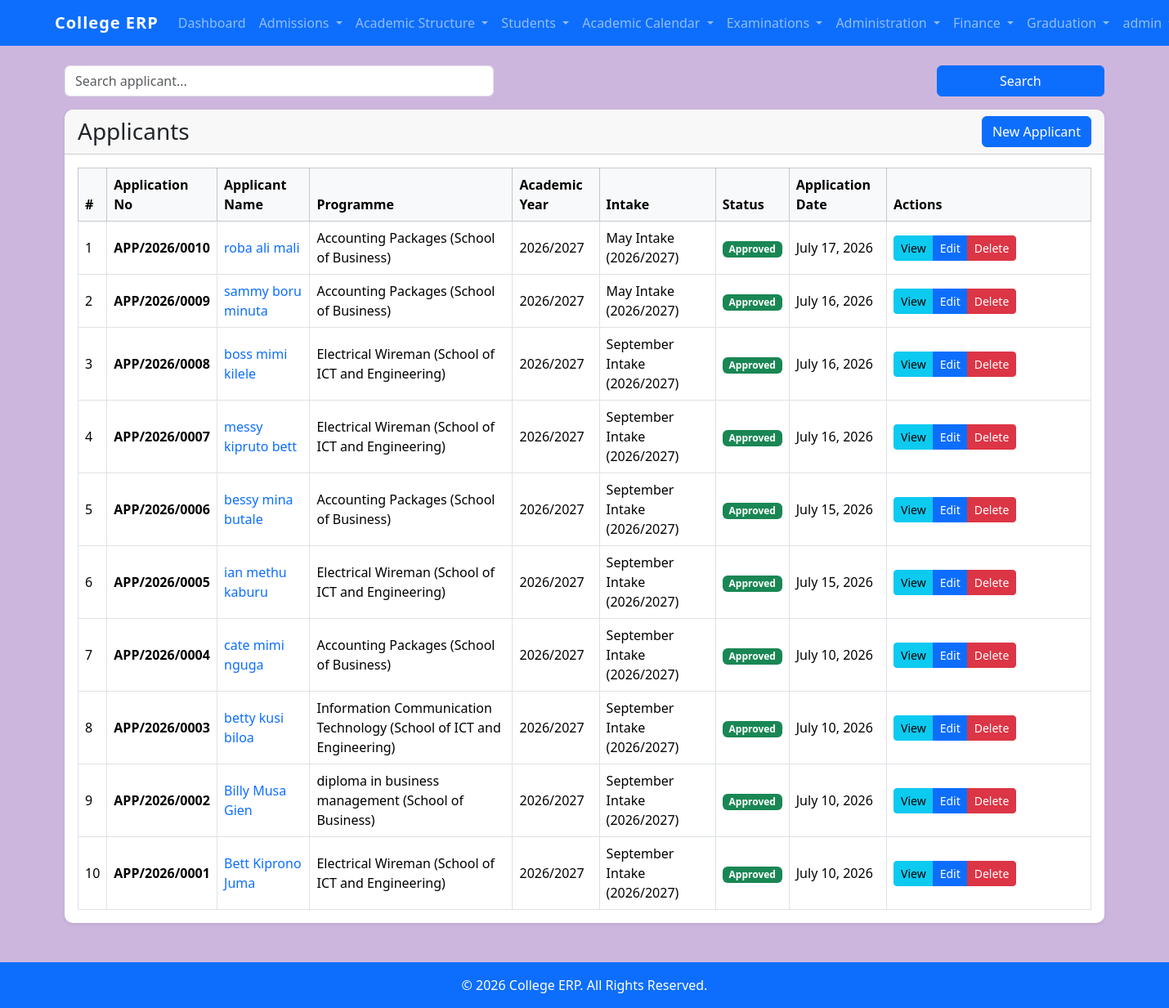
/applicants/ (signed in), run on the app's committed database.
### students/models.py (models this page shows, shortened)
class Applicant(models.Model):
    STATUS_CHOICES = [
        ("PENDING", "Pending"),
        ("APPROVED", "Approved"),
        ("REJECTED", "Rejected"),
    ]
    GENDER_CHOICES = [
        ("Male", "Male"),
        ("Female", "Female"),
    ]
    application_no = models.CharField(
        max_length=20,
        unique=True,
        blank=True,
        null=True
    )
    first_name = models.CharField(
        max_length=100
    )
    middle_name = models.CharField(
        max_length=100,
        blank=True
    )
    last_name = models.CharField(
        max_length=100
    )
    gender = models.CharField(
        max_length=10,
        choices=GENDER_CHOICES
    )
    date_of_birth = models.DateField()
    id_number = models.CharField(
        max_length=20,
        unique=True
    )
    phone_number = models.CharField(
        max_length=20
    )
    email = models.EmailField(
        blank=True
    )
    address = models.TextField(
        blank=True
    )
    programme = models.ForeignKey(
        "Programme",
        on_delete=models.PROTECT,
        related_name="applicants"
    )
    academic_year = models.ForeignKey(
        "AcademicYear",
        on_delete=models.PROTECT,
        related_name="applicants"
    )
    intake = models.ForeignKey(
        "Intake",
        on_delete=models.PROTECT,
        related_name="applicants"
    )
    application_date = models.DateField(
        auto_now_add=True
    )
    status = models.CharField(
        max_length=20,
        choices=STATUS_CHOICES,
        default="PENDING"
    )
    remarks = models.TextField(
        blank=True
    )
    student = models.OneToOneField(
        "Student",
        on_delete=models.SET_NULL,
        null=True,
        blank=True,
        related_name="applicant_record"
    )
    created_at = models.DateTimeField(
        auto_now_add=True
    )
    updated_at = models.DateTimeField(
        auto_now=True
    )
    class Meta:
        ordering = [
            "-application_date",
            "-id"
        ]
        verbose_name = "Applicant"
        verbose_name_plural = "Applicants"

class Programme(models.Model):
    programme_name = models.CharField(
        max_length=100,
        unique=True
    )
    department = models.ForeignKey(
        Department,
        on_delete=models.PROTECT,
        related_name="programmes"
    )
    created_at = models.DateTimeField(
        auto_now_add=True
    )
    updated_at = models.DateTimeField(
        auto_now=True
    )
    class Meta:
        ordering = ["programme_name"]
    def __str__(self):
     return (
        f"{self.programme_name}"
        f" ({self.department.department_name})"
    )

class Department(models.Model):
    department_name = models.CharField(max_length=100)

class AcademicYear(models.Model):
    year_name = models.CharField(
        max_length=20,
        unique=True
    )
    is_active = models.BooleanField(
        default=False
    )
    registration_open = models.BooleanField(
        default=True
    )
    def __str__(self):
        return self.year_name

class Intake(models.Model):
    name = models.CharField(
        max_length=100
    )
    academic_year = models.ForeignKey(
        AcademicYear,
        on_delete=models.PROTECT,
        related_name="intakes"
    )
    start_date = models.DateField()
    reporting_date = models.DateField()
    is_open = models.BooleanField(
        default=True
    )
    created_at = models.DateTimeField(
        auto_now_add=True
    )
    updated_at = models.DateTimeField(
        auto_now=True
    )
    class Meta:
        ordering = [
            "-academic_year",
            "start_date"
        ]
        unique_together = [
            "name",
            "academic_year"
        ]
    def __str__(self):
        return (
            f"{self.name} "
            f"({self.academic_year})"
        )

### students/views.py (the view)
@login_required
@permission_required(
    "students.view_applicant",
    raise_exception=True
)
def applicant_list(request):
    applicants = Applicant.objects.all()
    q = request.GET.get("q")
    if q:
        applicants = applicants.filter(
            Q(first_name__icontains=q) |
            Q(last_name__icontains=q) |
            Q(application_no__icontains=q)
        )
    return render(
        request,
        "students/applicants/applicant_list.html",
        {
            "applicants": applicants
        }
    )

### templates/students/applicants/applicant_list.html (shortened to what this page needs)
{% extends "base.html" %}
{% block content %}
<div class="container mt-4">
    <form method="get" class="row g-2 mb-3">
    <div class="col-md-5">
        <input type="text"
               name="q"
               class="form-control"
               placeholder="Search applicant..."
               value="{{ request.GET.q }}">
    </div>
    <div class="col-md-5">
    </div>
    <div class="col-md-2">
        <button type="submit"
                class="btn btn-primary w-100">
            Search
        </button>
    </div>
</form>
    <div class="card shadow-sm">
        <div class="card-header d-flex justify-content-between align-items-center">
            <h3 class="mb-0">
                Applicants
            </h3>
            <a
                href="{% url 'applicant_create' %}"
                class="btn btn-primary"
            >
                New Applicant
            </a>
        </div>
        <div class="card-body">
            <div class="table-responsive">
                <table class="table table-hover table-bordered align-middle">
                    <thead class="table-light">
                        <tr>
                            <th>#</th>
                            <th>Application No</th>
                            <th>Applicant Name</th>
                            <th>Programme</th>
                            <th>Academic Year</th>
                            <th>Intake</th>
                            <th>Status</th>
                            <th>Application Date</th>
                            <th width="250">
                                Actions
                            </th>
                        </tr>
                    </thead>
                    <tbody>
                        {% for applicant in applicants %}
                        <tr>
                            <td>
                                {{ forloop.counter }}
                            </td>
                            <td>
                                <strong>
                                    {{ applicant.application_no }}
                                </strong>
                            </td>
                            <td>
                                <a
                                    href="{% url 'applicant_detail' applicant.pk %}"
                                    class="text-decoration-none"
                                >
                                    {{ applicant.first_name }}
                                    {% if applicant.middle_name %}
                                        {{ applicant.middle_name }}
                                    {% endif %}
                                    {{ applicant.last_name }}
                                </a>
                            </td>
                            <td>
                                {{ applicant.programme }}
                            </td>
                            <td>
                                {{ applicant.academic_year }}
                            </td>
                            <td>
                                {{ applicant.intake }}
                            </td>
                            <td>
                                {% if applicant.status == "PENDING" %}
                                    <span class="badge bg-warning text-dark">
                                        Pending
                                    </span>
                                {% elif applicant.status == "APPROVED" %}
                                    <span class="badge bg-success">
                                        Approved
                                    </span>
                                {% else %}
                                    <span class="badge bg-danger">
                                        Rejected
                                    </span>
                                {% endif %}
                            </td>
                            <td>
                                {{ applicant.application_date }}
                            </td>
                            <td>
                                <div class="btn-group">
                                    <a
                                        href="{% url 'applicant_detail' applicant.pk %}"
                                        class="btn btn-sm btn-info"
                                    >
                                        View
                                    </a>
                                    <a
                                        href="{% url 'applicant_update' applicant.pk %}"
                                        class="btn btn-sm btn-primary"
                                    >
                                        Edit
                                    </a>
                                    <a
                                        href="{% url 'applicant_delete' applicant.pk %}"
                                        class="btn btn-sm btn-danger"
                                    >
                                        Delete
                                    </a>
                                </div>
                            </td>
                        </tr>
                        {% endfor %}
                    </tbody>
                </table>
            </div>
        </div>
    </div>
</div>
{% endblock %}

### templates/includes/navbar.html (shortened to what this page needs)
<nav class="navbar navbar-expand-lg navbar-dark bg-primary">
    <div class="container">
        <a class="navbar-brand" href="{% url 'home' %}">
            College ERP
        </a>
        <div class="collapse navbar-collapse" id="navbarNav">
            {% if user.is_authenticated %}
            <ul class="navbar-nav me-auto">
                <li class="nav-item">
                    <a class="nav-link"
                       href="{% url 'home' %}">
                        Dashboard
                    </a>
                </li>
                {% if user.student_profile %}
                <li class="nav-item dropdown">
                    <a class="nav-link dropdown-toggle"
                       href="#"
                       role="button"
                       data-bs-toggle="dropdown">
                        My Academics
                    </a>
                    <ul class="dropdown-menu">
                        <li>
                            <a class="dropdown-item"
                               href="{% url 'register_units' %}">
                                Register Units
                            </a>
                        </li>
                        <li>
                            <a class="dropdown-item"
                               href="{% url 'my_registrations' %}">
                                My Registrations
                            </a>
                        </li>
                    </ul>
                </li>
                {% else %}
                {% if perms.students.view_applicant or perms.students.view_intake %}
                <li class="nav-item dropdown">
                    <a class="nav-link dropdown-toggle"
                       href="#"
                       role="button"
                       data-bs-toggle="dropdown">
                        Admissions
                    </a>
                </li>
                {% endif %}
                {% if perms.students.view_department or perms.students.view_programme or perms.students.view_studylevel or perms.students.view_course or perms.students.view_unit %}
                <li class="nav-item dropdown">
                    <a class="nav-link dropdown-toggle"
                       href="#"
                       role="button"
                       data-bs-toggle="dropdown">
                        Academic Structure
                    </a>
                </li>
                {% endif %}
                {% if perms.students.view_student or perms.students.view_semesterenrollment or perms.students.view_registration %}
                <li class="nav-item dropdown">
                    <a class="nav-link dropdown-toggle"
                       href="#"
                       role="button"
                       data-bs-toggle="dropdown">
                        Students
                    </a>
                </li>
                {% endif %}
                {% if perms.students.view_academicyear or perms.students.view_semester %}
                <li class="nav-item dropdown">
                    <a class="nav-link dropdown-toggle"
                       href="#"
                       role="button"
                       data-bs-toggle="dropdown">
                        Academic Calendar
                    </a>
                </li>
                {% endif %}
                {% if perms.students.view_lecturerassignment %}
                <li class="nav-item dropdown">
                    <a class="nav-link dropdown-toggle"
                    href="#"
                    role="button"
                    data-bs-toggle="dropdown">
                        Examinations
                    </a>
                </li>
                {% endif %}
                {% if perms.auth.view_user or perms.auth.view_group %}
                <li class="nav-item dropdown">
                    <a class="nav-link dropdown-toggle"
                       href="#"
                       role="button"
                       data-bs-toggle="dropdown">
                        Administration
                    </a>
                </li>
                {% endif %}
                {% endif %}
{% if perms.finance.view_feecategory %}
<li class="nav-item dropdown">
    <a class="nav-link dropdown-toggle"
       href="#"
       role="button"
       data-bs-toggle="dropdown">
        Finance
    </a>
</li>
{% endif %}
{% if perms.graduation.view_graduation %}
<li class="nav-item dropdown">
    <a class="nav-link dropdown-toggle"
       href="#"
       role="button"
       data-bs-toggle="dropdown">
        Graduation
    </a>
</li>
{% endif %}
            </ul>
            <ul class="navbar-nav ms-auto">
                <li class="nav-item dropdown">
                    <a class="nav-link dropdown-toggle"
                    href="#"
                    role="button"
                    data-bs-toggle="dropdown"
                    aria-expanded="false">
                        {{ user.get_full_name|default:user.username }}
                    </a>
                </li>
            </ul>
            {% endif %}
        </div>
    </div>
</nav>

### static/css/style.css (style rules this page uses)
body { background-color:#cdb6de; }
.navbar-brand { font-weight:bold; letter-spacing:1px; }
.card { border:none; border-radius:10px; }
.card-header { font-weight:bold; }
.table { margin-bottom:0; }

### data on the page
Applicant: application_no "APP/2026/0010", first_name "roba", middle_name "ali", last_name "mali", programme "Accounting Packages (School of Business)", academic_year "2026/2027", intake "May Intake (2026/2027)", status "Approved", application_date "July 17, 2026"
Applicant: application_no "APP/2026/0009", first_name "sammy", middle_name "boru", last_name "minuta", programme "Accounting Packages (School of Business)", academic_year "2026/2027", intake "May Intake (2026/2027)", status "Approved", application_date "July 16, 2026"
Applicant: application_no "APP/2026/0008", first_name "boss", middle_name "mimi", last_name "kilele", programme "Electrical Wireman (School of ICT and Engineering)", academic_year "2026/2027", intake "September Intake (2026/2027)", status "Approved", application_date "July 16, 2026"
Applicant: application_no "APP/2026/0007", first_name "messy", middle_name "kipruto", last_name "bett", programme "Electrical Wireman (School of ICT and Engineering)", academic_year "2026/2027", intake "September Intake (2026/2027)", status "Approved", application_date "July 16, 2026"
Applicant: application_no "APP/2026/0006", first_name "bessy", middle_name "mina", last_name "butale", programme "Accounting Packages (School of Business)", academic_year "2026/2027", intake "September Intake (2026/2027)", status "Approved", application_date "July 15, 2026"
Applicant: application_no "APP/2026/0005", first_name "ian", middle_name "methu", last_name "kaburu", programme "Electrical Wireman (School of ICT and Engineering)", academic_year "2026/2027", intake "September Intake (2026/2027)", status "Approved", application_date "July 15, 2026"
Applicant: application_no "APP/2026/0004", first_name "cate", middle_name "mimi", last_name "nguga", programme "Accounting Packages (School of Business)", academic_year "2026/2027", intake "September Intake (2026/2027)", status "Approved", application_date "July 10, 2026"
Applicant: application_no "APP/2026/0003", first_name "betty", middle_name "kusi", last_name "biloa", programme "Information Communication Technology (School of ICT and Engineering)", academic_year "2026/2027", intake "September Intake (2026/2027)", status "Approved", application_date "July 10, 2026"
Applicant: application_no "APP/2026/0002", first_name "Billy", middle_name "Musa", last_name "Gien", programme "diploma in business management (School of Business)", academic_year "2026/2027", intake "September Intake (2026/2027)", status "Approved", application_date "July 10, 2026"
Applicant: application_no "APP/2026/0001", first_name "Bett", middle_name "Kiprono", last_name "Juma", programme "Electrical Wireman (School of ICT and Engineering)", academic_year "2026/2027", intake "September Intake (2026/2027)", status "Approved", application_date "July 10, 2026"

### other printed values
{{ user.get_full_name|default:user.username }} "admin"
